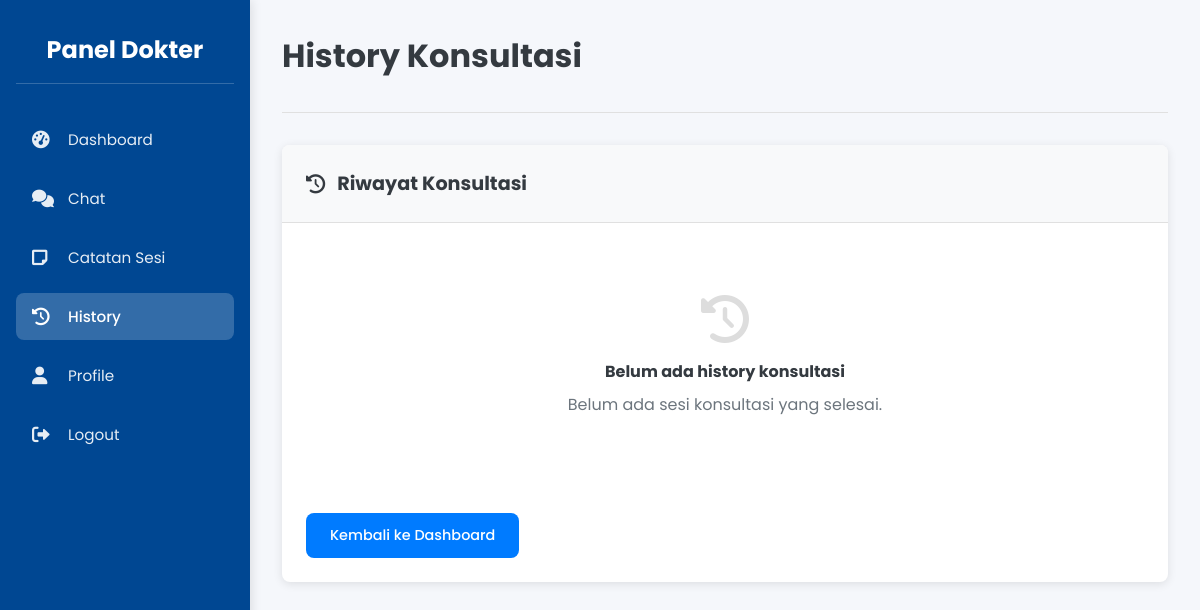
Before: /pages/doctor/history.php (signed in) with the older database file.
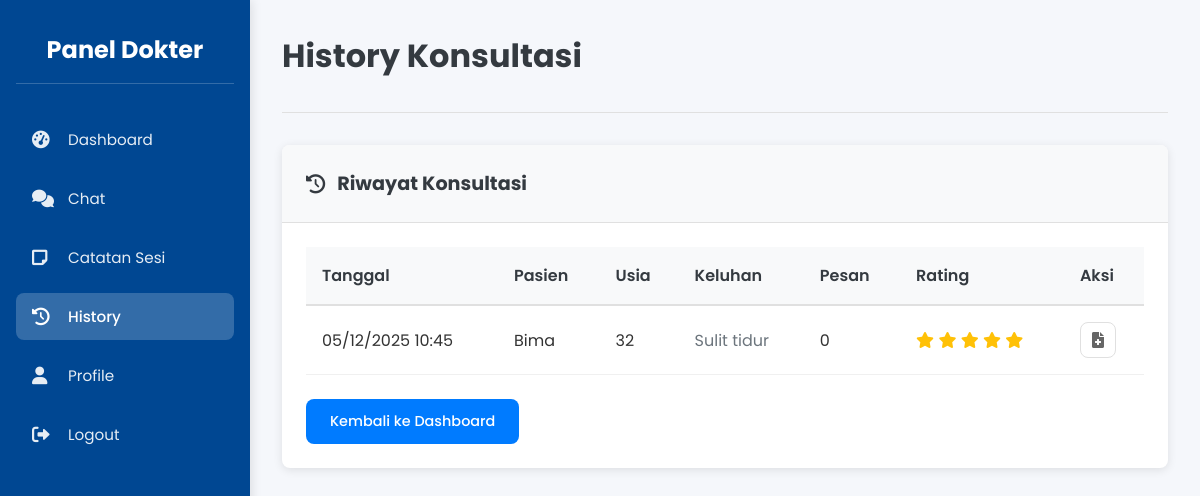
After: the same page with the newer database file.
### tables this page shows
CREATE TABLE `sesi_chat` (
  `id` int NOT NULL,
  `nama_pasien` varchar(100) NOT NULL,
  `usia_pasien` int NOT NULL,
  `keluhan` text NOT NULL,
  `id_dokter` int DEFAULT NULL,
  `status` enum('aktif','selesai','dibatalkan') DEFAULT 'aktif',
  `catatan_dokter` text,
  `rating` int DEFAULT NULL,
  `komentar_rating` text,
  `dibuat_pada` timestamp NULL DEFAULT CURRENT_TIMESTAMP,
  `diperbarui_pada` timestamp NULL DEFAULT CURRENT_TIMESTAMP ON UPDATE CURRENT_TIMESTAMP
);

### includes/functions.php (called while the page is built, shortened)
<?php
if (!function_exists('potongTeks')) {
    function potongTeks($teks, $panjang) {
        if (strlen($teks) <= $panjang) {
            return $teks;
        }
        return substr($teks, 0, $panjang) . '...';
    }
}
?>

### pages/doctor/history.php (the view, shortened to what the changed rows need)
<?php
include '../../includes/db.php';
include '../../includes/functions.php';
$id_pengguna = $_SESSION['id_pengguna'];
$stmt = $pdo->prepare("SELECT sc.*, COUNT(p.id) as jumlah_pesan, sc.rating, sc.komentar_rating FROM sesi_chat sc LEFT JOIN pesan p ON sc.id = p.id_sesi WHERE sc.id_dokter = ? AND sc.status = 'selesai' GROUP BY sc.id ORDER BY sc.diperbarui_pada DESC");
$stmt->execute([$id_pengguna]);
$history = $stmt->fetchAll();
?>
<!DOCTYPE html>
<html lang="id">
<head>
    <link rel="stylesheet" href="../../assets/css/doctor.css">
    <link rel="stylesheet" href="https://cdnjs.cloudflare.com/ajax/libs/font-awesome/6.0.0/css/all.min.css">
</head>
<body>
    <div class="doctor-container">
        <div class="sidebar">
            <h2>Panel Dokter</h2>
        </div>
        <div class="main-content">
            <div class="dashboard-header">
                <h1>History Konsultasi</h1>
            </div>
            <div class="content-area">
                <div class="content-section">
                    <div class="section-body">
                        <?php if (count($history) > 0): ?>
                            <table class="data-table">
                                <thead>
                                    <tr>
                                        <th>Tanggal</th>
                                        <th>Pasien</th>
                                        <th>Usia</th>
                                        <th>Keluhan</th>
                                        <th>Pesan</th>
                                        <th>Rating</th>
                                        <th>Aksi</th>
                                    </tr>
                                </thead>
                                <tbody>
                                    <?php foreach ($history as $sesi): ?>
                                    <tr>
                                        <td><?php echo date('d/m/Y H:i', strtotime($sesi['diperbarui_pada'])); ?></td>
                                        <td><?php echo htmlspecialchars($sesi['nama_pasien']); ?></td>
                                        <td><?php echo $sesi['usia_pasien']; ?></td>
                                        <td>
                                            <div class="complaint-preview">
                                                <?php echo potongTeks($sesi['keluhan'], 80); ?>
                                            </div>
                                        </td>
                                        <td><?php echo $sesi['jumlah_pesan']; ?></td>
                                        <td>
                                            <?php if ($sesi['rating']): ?>
                                                <?php for ($i = 1; $i <= 5; $i++): ?>
                                                    <i class="fas fa-star" style="color: <?php echo $i <= $sesi['rating'] ? '#ffc107' : '#ddd'; ?>"></i>
                                                <?php endfor; ?>
                                            <?php else: ?>
                                                Belum ada rating
                                            <?php endif; ?>
                                        </td>
                                        <td>
                                            <div class="table-actions">
                                                <a href="notes.php?id_sesi=<?php echo $sesi['id']; ?>" class="btn-icon" title="Lihat Catatan">
                                                    <i class="fas fa-file-medical"></i>
                                                </a>
                                            </div>
                                        </td>
                                    </tr>
                                    <?php endforeach; ?>
                                </tbody>
                            </table>
                        <?php else: ?>
                            <div class="empty-state">
                                <i class="fas fa-history"></i>
                                <h4>Belum ada history konsultasi</h4>
                                <p>Belum ada sesi konsultasi yang selesai.</p>
                            </div>
                        <?php endif; ?>
                    </div>
                </div>
            </div>
        </div>
    </div>
</body>
</html>

Changed rows visible on the page:
added sesi_chat: diperbarui_pada "05/12/2025 10:45", nama_pasien "Bima", usia_pasien "32", keluhan "Sulit tidur", jumlah_pesan "0", rating 5 (drawn)
Other visible differences:
text no longer shown: "Belum ada history konsultasi Belum ada sesi konsultasi yang selesai."
text now shown: "Tanggal Pasien Usia Keluhan Pesan Rating Aksi"
